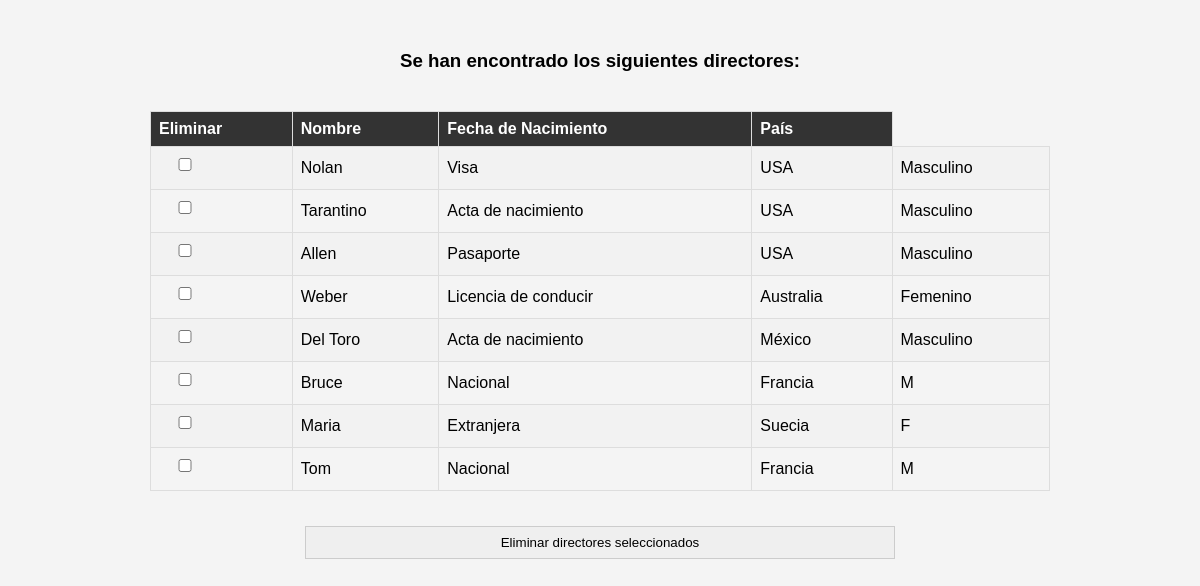
Page /visualizar_director.php on the committed database.
### tables this page shows
CREATE TABLE IF NOT EXISTS `director` (
  `id` int NOT NULL AUTO_INCREMENT,
  `nombre` varchar(50) DEFAULT NULL,
  `origen` varchar(50) DEFAULT NULL,
  `tipo_documento` varchar(50) DEFAULT NULL,
  `sexo` varchar(50) DEFAULT NULL,
  PRIMARY KEY (`id`)
);

### visualizar_director.php (the view, shortened to what this page needs)
<html lang="es">
<head>
    <link rel="stylesheet" href="styles/styles_main.css">
</head>
<?php
require_once('config.php');
$query = "SELECT * FROM director";
$result = mysqli_query($conn, $query);
if ($result) { ?>
    <form method="post" action="eliminar_director.php">
        <h3>Se han encontrado los siguientes directores:</h3>
        <table>
            <tr>
                <th>Eliminar</th>
                <th>Nombre</th>
                <th>Fecha de Nacimiento</th>
                <th>País</th>
            </tr>
            <?php
            while ($row = mysqli_fetch_assoc($result)) { ?>
                <tr>
                    <td><input type="checkbox" name="eliminar[]" value="<?php echo $row['id']; ?>"></td>
                    <td><?php echo $row['nombre']; ?></td>
                    <td><?php echo $row['tipo_documento']; ?></td>
                    <td><?php echo $row['origen']; ?></td>
                    <td><?php echo $row['sexo']; ?></td>
                </tr>
                <?php
            } ?>
        </table>
        <input style="margin-top: 35px" type="submit" value="Eliminar directores seleccionados">
    </form>
    <?php
} else { ?>
    <h3>No se han encontrado directores</h3>
    <?php
}

### styles/styles_main.css (style rules this page uses)
h3 { margin-left: auto; margin-right: auto; margin-top: 50px; }
form { display: flex; flex-wrap: wrap; justify-content: space-between; }
input { width: calc(50% - 10px); margin-bottom: 10px; padding: 8px; box-sizing: border-box; margin-left: auto; margin-right: auto; border: 1px solid #ccc; }
table { width: 75%; border-collapse: collapse; margin-top: 20px; margin-left: auto; margin-right: auto; }
th, td { border: 1px solid #ddd; padding: 8px; text-align: left; }
th { background-color: #333; color: #fff; }
tr:nth-child(even) { background-color: #f2f2f2; }

### rows in the picture
director: nombre "Nolan", tipo_documento "Visa", origen "USA", sexo "Masculino"
director: nombre "Tarantino", tipo_documento "Acta de nacimiento", origen "USA", sexo "Masculino"
director: nombre "Allen", tipo_documento "Pasaporte", origen "USA", sexo "Masculino"
director: nombre "Weber", tipo_documento "Licencia de conducir", origen "Australia", sexo "Femenino"
director: nombre "Del Toro", tipo_documento "Acta de nacimiento", origen "México", sexo "Masculino"
director: nombre "Bruce", tipo_documento "Nacional", origen "Francia", sexo "M"
director: nombre "Maria", tipo_documento "Extranjera", origen "Suecia", sexo "F"
director: nombre "Tom", tipo_documento "Nacional", origen "Francia", sexo "M"
